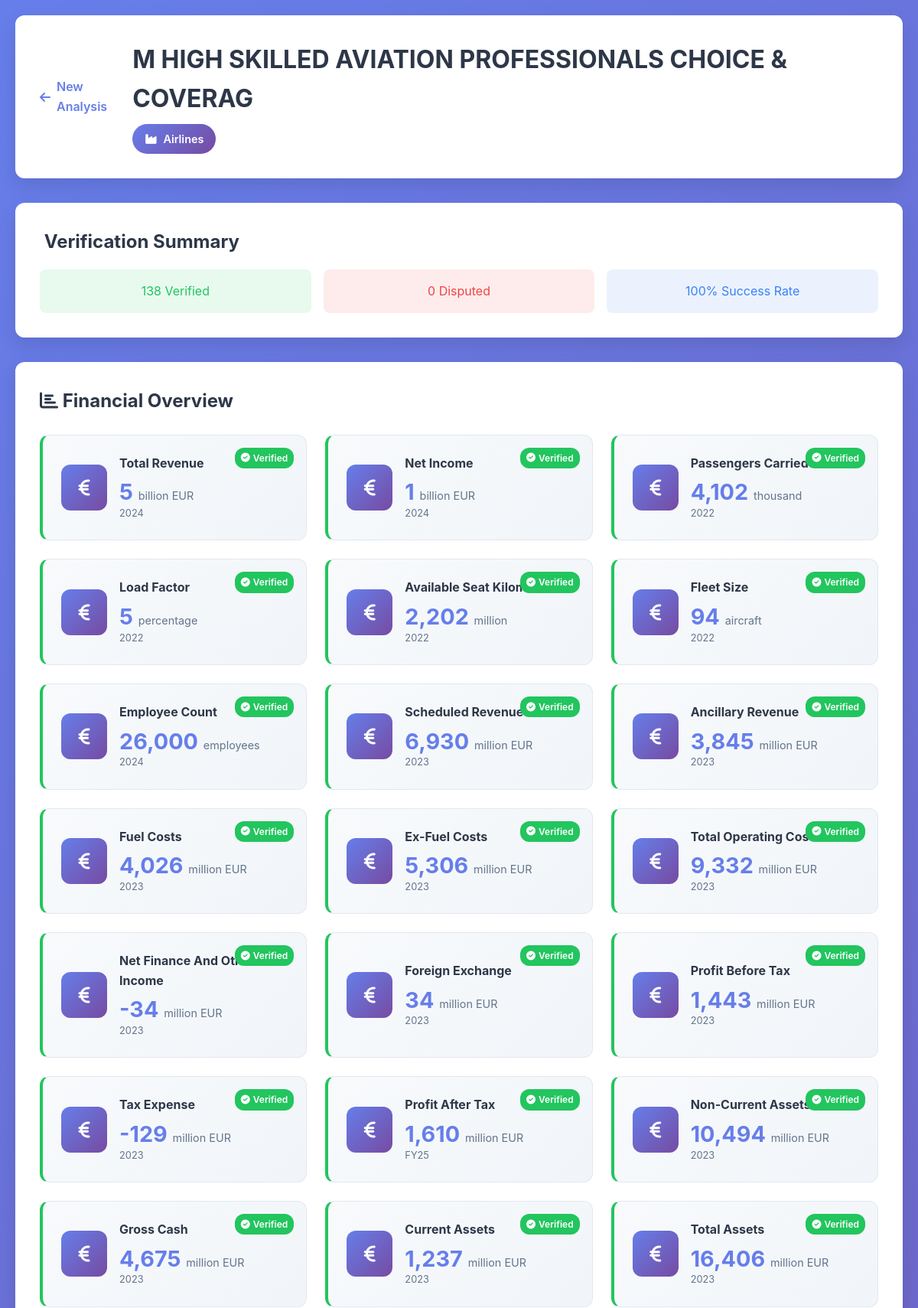
Page /results/18 (upper part) on the committed database.
### tables this page shows
CREATE TABLE companies (
                id INTEGER PRIMARY KEY AUTOINCREMENT,
                name TEXT UNIQUE NOT NULL,
                sector TEXT,
                detected_industry TEXT,
                industry_confidence REAL,
                created_at TIMESTAMP DEFAULT CURRENT_TIMESTAMP,
                updated_at TIMESTAMP DEFAULT CURRENT_TIMESTAMP
            );

CREATE TABLE financial_metrics (
                id INTEGER PRIMARY KEY AUTOINCREMENT,
                document_id INTEGER,
                page_number INTEGER,
                metric_name TEXT NOT NULL,
                metric_type TEXT,  -- 'universal', 'industry_specific', 'other'
                value REAL NOT NULL,
                unit TEXT,
                period TEXT,
                confidence REAL,
                extraction_method TEXT,
                source_text TEXT,
                created_at TIMESTAMP DEFAULT CURRENT_TIMESTAMP,
                FOREIGN KEY (document_id) REFERENCES documents (id)
            );

### app.py (the view)
@app.route('/results/<int:doc_id>')
def results(doc_id):
    try:
        intelligence = processor.get_company_intelligence(doc_id)
        if 'error' in intelligence:
            return render_template('results.html',
                                 error=intelligence['error'],
                                 doc_id=doc_id)
        return render_template('results.html',
                             data=intelligence,
                             doc_id=doc_id)
    except Exception as e:
        app.logger.error(f"Results error for doc {doc_id}: {str(e)}")
        return render_template('results.html',
                             error="Failed to load analysis results",
                             doc_id=doc_id)

### templates/results.html (shortened to what this page needs)
<!DOCTYPE html>
<html lang="en">
<head>
    <link href="https://cdnjs.cloudflare.com/ajax/libs/font-awesome/6.0.0/css/all.min.css" rel="stylesheet">
    <link href="{{ url_for('static', filename='css/style.css') }}" rel="stylesheet">
</head>
<body>
    <div class="container">
        <header class="results-header">
            <div class="back-button">
                <a href="{{ url_for('index') }}">
                    <i class="fas fa-arrow-left"></i> New Analysis
                </a>
            </div>
            <div class="company-header">
                <h1>{{ data.company_profile.name }}</h1>
                <div class="industry-badge">
                    <i class="fas fa-industry"></i>
                    {{ data.company_profile.detected_industry.title() }}
                </div>
            </div>
        </header>
        <div class="verification-summary">
            <h2> Verification Summary</h2>
            <div class="verification-stats">
                <div class="stat-item verified">
                    <span class="count">{{ data.verification_summary.verified_count }}</span>
                    <span class="label">Verified</span>
                </div>
                <div class="stat-item disputed">
                    <span class="count">{{ data.verification_summary.disputed_count }}</span>
                    <span class="label">Disputed</span>
                </div>
                <div class="stat-item rate">
                    <span class="count">{{ "{:.0%}".format(data.verification_summary.verification_rate) }}</span>
                    <span class="label">Success Rate</span>
                </div>
            </div>
        </div>
        <div class="metrics-dashboard">
            <div class="metrics-section">
                <h2><i class="fas fa-chart-bar"></i> Financial Overview</h2>
                <div class="metrics-grid">
                    {% for metric_name, metric_data in data.verified_metrics.items() %}
                    <div class="metric-card verified-metric">
                        <div class="verification-badge verified">
                            <i class="fas fa-check-circle"></i> Verified
                        </div>
                        <div class="metric-icon">
                            <i class="fas fa-euro-sign"></i>
                        </div>
                        <div class="metric-content">
                            <h3>{{ metric_name.replace('_', ' ').title() }}</h3>
                            <div class="metric-value">
                                {{ "{:,.0f}".format(metric_data.value) }}
                                <span class="metric-unit">{{ metric_data.unit.replace('_', ' ') }}</span>
                            </div>
                            <div class="metric-period">{{ metric_data.period }}</div>
                        </div>
                    </div>
                    {% endfor %}
                </div>
            </div>
        </div>
    </div>
</body>
</html>

### static/css/style.css (style rules this page uses)
:root { --primary-color: #667eea; --primary-gradient: linear-gradient(135deg, #667eea 0%, #764ba2 100%); --secondary-color: #f093fb; --secondary-gradient: linear-gradient(135deg, #f093fb 0%, #f5576c 100%); --success-color: #4facfe; --warning-color: #f6d365; --danger-color: #fa709a; --dark-color: #2d3748; --light-color: #f7fafc; --border-color: #e2e8f0; --shadow: 0 10px 25px rgba(0,0,0,0.1); --shadow-hover: 0 20px 40px rgba(0,0,0,0.15); --border-radius: 12px; --transition: all 0.3s cubic-bezier(0.4, 0.0, 0.2, 1); }
* { margin: 0; padding: 0; box-sizing: border-box; }
body { font-family: 'Inter', -apple-system, BlinkMacSystemFont, sans-serif; background: linear-gradient(135deg, #667eea 0%, #764ba2 100%); min-height: 100vh; color: var(--dark-color); line-height: 1.6; }
.container { max-width: 1200px; margin: 0 auto; padding: 20px; }
.metrics-dashboard { margin: 2rem 0; }
.metrics-section { background: white; border-radius: var(--border-radius); padding: 2rem; margin-bottom: 2rem; box-shadow: var(--shadow); }
.metrics-section h2 { font-size: 1.5rem; margin-bottom: 1.5rem; color: var(--dark-color); }
.metrics-grid { display: grid; grid-template-columns: repeat(auto-fit, minmax(280px, 1fr)); gap: 1.5rem; }
.metric-card { background: linear-gradient(135deg, #f8fafc 0%, #f1f5f9 100%); border-radius: var(--border-radius); padding: 1.5rem; display: flex; align-items: center; gap: 1rem; transition: var(--transition); border: 1px solid var(--border-color); }
.metric-icon { width: 60px; height: 60px; background: var(--primary-gradient); border-radius: 12px; display: flex; align-items: center; justify-content: center; color: white; font-size: 1.5rem; flex-shrink: 0; }
.metric-content h3 { font-size: 1rem; color: var(--dark-color); margin-bottom: 0.5rem; }
.metric-value { font-size: 1.8rem; font-weight: 700; color: var(--primary-color); line-height: 1.2; }
.metric-unit { font-size: 0.9rem; font-weight: 400; color: #64748b; }
.metric-period { font-size: 0.8rem; color: #64748b; }
.results-header { background: white; border-radius: var(--border-radius); padding: 2rem; margin-bottom: 2rem; box-shadow: var(--shadow); display: flex; align-items: center; justify-content: space-between; }
.back-button a { color: var(--primary-color); text-decoration: none; font-weight: 600; display: flex; align-items: center; gap: 0.5rem; transition: var(--transition); }
.company-header h1 { font-size: 2rem; color: var(--dark-color); margin-bottom: 0.5rem; }
.industry-badge { background: var(--primary-gradient); color: white; padding: 0.5rem 1rem; border-radius: 20px; font-size: 0.9rem; font-weight: 600; display: inline-flex; align-items: center; gap: 0.5rem; }
.metric-card, .insight-card { animation: fadeIn 0.6s ease-out; }
.verification-summary { background: white; border-radius: var(--border-radius); padding: 2rem; margin-bottom: 2rem; box-shadow: var(--shadow); }
.verification-stats { display: grid; grid-template-columns: repeat(auto-fit, minmax(150px, 1fr)); gap: 1rem; margin-top: 1rem; }
.stat-item { text-align: center; padding: 1rem; border-radius: 8px; }
.stat-item.verified { background: rgba(34, 197, 94, 0.1); color: #22c55e; }
.stat-item.disputed { background: rgba(239, 68, 68, 0.1); color: #ef4444; }
.stat-item.rate { background: rgba(59, 130, 246, 0.1); color: #3b82f6; }
.verification-badge { position: absolute; top: 1rem; right: 1rem; padding: 0.25rem 0.5rem; border-radius: 12px; font-size: 0.75rem; font-weight: 600; display: flex; align-items: center; gap: 0.25rem; }
.verification-badge.verified { background: #22c55e; color: white; }
.metric-card { position: relative; }
.metric-card.verified-metric { border-left: 4px solid #22c55e; }

### rows in the picture
companies: company_profile.name "M HIGH SKILLED AVIATION PROFESSIONALS CHOICE & COVERAG", company_profile.detected_industry "Airlines"
financial_metrics: replace "Total Revenue", unit.replace "billion EUR", period "2024"
financial_metrics: value "5"
financial_metrics: replace "Net Income", unit.replace "billion EUR", period "2024"
financial_metrics: value "1"
financial_metrics: replace "Passengers Carried", unit.replace "thousand", period "2022"
financial_metrics: value "4,102"
financial_metrics: replace "Load Factor", unit.replace "percentage", period "2022"
financial_metrics: value "5"
financial_metrics: replace "Available Seat Kilometers", unit.replace "million", period "2022"
financial_metrics: value "2,202"
financial_metrics: replace "Fleet Size", unit.replace "aircraft", period "2022"
financial_metrics: value "94"
financial_metrics: replace "Employee Count", unit.replace "employees", period "2024"
financial_metrics: value "26,000"
financial_metrics: replace "Scheduled Revenue", unit.replace "million EUR", period "2023"
financial_metrics: value "6,930"
financial_metrics: replace "Ancillary Revenue", unit.replace "million EUR", period "2023"
financial_metrics: value "3,845"
financial_metrics: replace "Fuel Costs", unit.replace "million EUR", period "2023"
financial_metrics: value "4,026"
financial_metrics: replace "Ex-Fuel Costs", unit.replace "million EUR", period "2023"
financial_metrics: value "5,306"
financial_metrics: replace "Total Operating Costs", unit.replace "million EUR", period "2023"
financial_metrics: value "9,332"
financial_metrics: replace "Net Finance And Other Income", unit.replace "million EUR", period "2023"
financial_metrics: value "-34"
financial_metrics: replace "Foreign Exchange", unit.replace "million EUR", period "2023"
financial_metrics: value "34"
financial_metrics: replace "Profit Before Tax", unit.replace "million EUR", period "2023"
financial_metrics: value "1,443"
financial_metrics: replace "Tax Expense", unit.replace "million EUR", period "2023"
financial_metrics: value "-129"
financial_metrics: replace "Profit After Tax", unit.replace "million EUR", period "FY25"
financial_metrics: value "1,610"
financial_metrics: replace "Non-Current Assets", unit.replace "million EUR", period "2023"
financial_metrics: value "10,494"
financial_metrics: replace "Gross Cash", unit.replace "million EUR", period "2023"
financial_metrics: value "4,675"
financial_metrics: replace "Current Assets", unit.replace "million EUR", period "2023"
financial_metrics: value "1,237"
financial_metrics: replace "Total Assets", unit.replace "million EUR", period "2023"
financial_metrics: value "16,406"

### other values in the picture
{{ data.verification_summary.verified_count }} "138"
{{ data.verification_summary.disputed_count }} "0"
{{ "{:.0%}".format(data.verification_summary.verification_rate) }} "100%"
